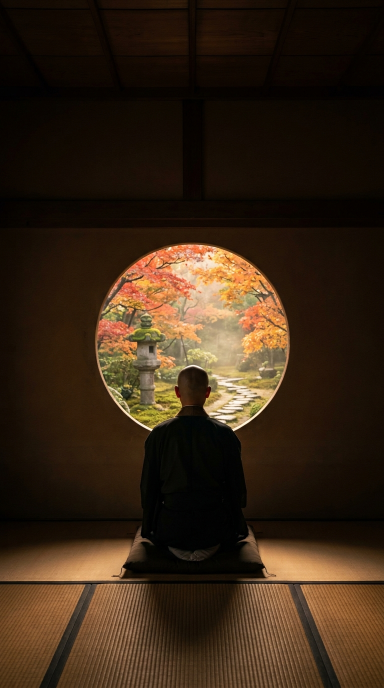
#> input picture stillwave/assets/shoshin-shorts-fr1.jpg, 768 x 1376 px, found by its file name (shown at 1/2 size)
$ python shoshin-short-build.py
#> lines starting #> are read from the running program, lines starting #| are printed output that depends on the picture; pictures that were not available may be replaced by others from this repository, and a replacement may not be noted
#!/usr/bin/env python3
"""SHOSHIN Short builder — 6 vertical shots, jitter-free Ken Burns (PIL float crop).

Shots (user-generated 9:16 stills):
  fr1 monk before the round autumn window (hook) · fr2 crimson maple (macro)
  fr3 round window + autumn garden · fr4 tokonoma maple branch (concept 初心)
  fr5 fallen leaves on moss · fr6 soft-focus autumn bokeh (wisdom)
"""
from PIL import Image
from pathlib import Path
import numpy as np

A = Path("/home/user/dan-documents/stillwave/assets")
SP = Path("/tmp/claude-0/-home-user-dan-documents/48780e4d-ee5f-5a8f-92df-523468e19c72/scratchpad")
OUTDIR = SP / "shframes"
W, H = 1080, 1920
FPS = 30
SHOT = 6.5
XF = 0.8

SHOTS = [
    ("shoshin-shorts-fr1.jpg", True),
    ("shoshin-shorts-fr2.jpg", False),
    ("shoshin-shorts-fr3.jpg", True),
    ("shoshin-shorts-fr4.jpg", False),
    ("shoshin-shorts-fr5.jpg", True),
    ("shoshin-shorts-fr6.jpg", False),
]
ZOOM = 0.10

# step = 5.7, total = 5.7*5 + 6.5 = 35.0s
OVERLAYS = [
    ("shov_hook.png", 3.0, 8.4),        # shot 1
    ("shov_concept.png", 18.0, 23.0),   # shot 4 (starts 17.1)
    ("shov_wisdom.png", 29.6, 34.0),    # shot 6 (starts 28.5)
]
FADE = 0.9
END_FADE = 1.0


def load_cover(p):
    im = Image.open(p).convert("RGB")
#> im is the input picture: PIL image 768x1376 RGB; mean R, G, B 55.3, 37.9, 21.5
    tw = im.height * W / H
#> tw = 774
    if im.width > tw:
        x = (im.width - tw) / 2
        im = im.crop((int(x), 0, int(x + tw), im.height))
    else:
        th = im.width * H / W
#> th = 1365.3
        y = (im.height - th) / 2
#> y = 5.33
        im = im.crop((0, int(y), im.width, int(y + th)))
#> im: PIL image 768x1365 RGB
    return im


def kb_frame(src, prog, zoom_in):
    z = (1.0 + ZOOM * prog) if zoom_in else (1.0 + ZOOM * (1.0 - prog))
    cw, ch = src.width / z, src.height / z
    x0, y0 = (src.width - cw) / 2.0, (src.height - ch) / 2.0
    return src.resize((W, H), Image.LANCZOS, box=(x0, y0, x0 + cw, y0 + ch))


def main():
    OUTDIR.mkdir(parents=True, exist_ok=True)
    for old in OUTDIR.glob("*.jpg"):
        old.unlink()
    srcs = [load_cover(A / f) for f, _ in SHOTS]
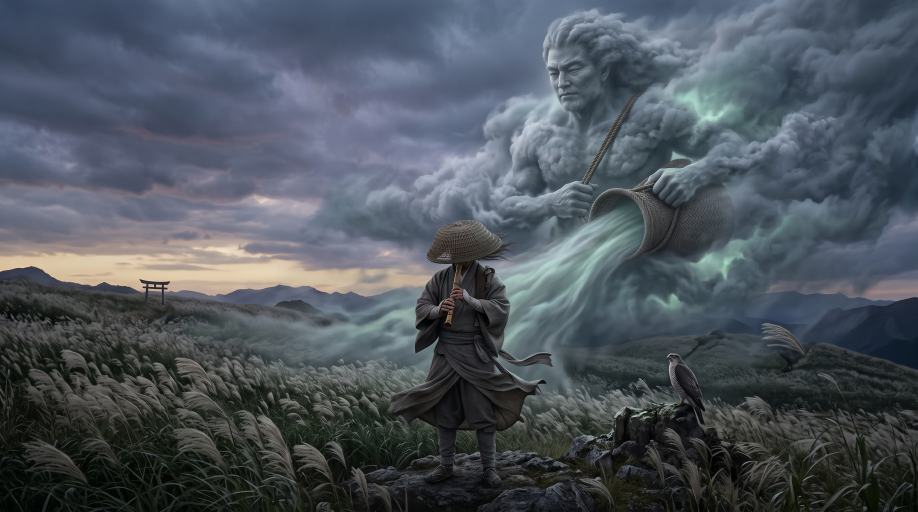
#> input picture stillwave/assets/fujin-1h-source.jpg, 2752 x 1536 px, given in place of shoshin-shorts-fr2.jpg, which was not available (shown at 1/3 size)
#> in load_cover, im is the input picture: PIL image 2752x1536 RGB; mean R, G, B 77.8, 85.2, 93.4
#> in load_cover (call 2), `im = im.crop((int(x), 0, int(x + tw), im.height))`:
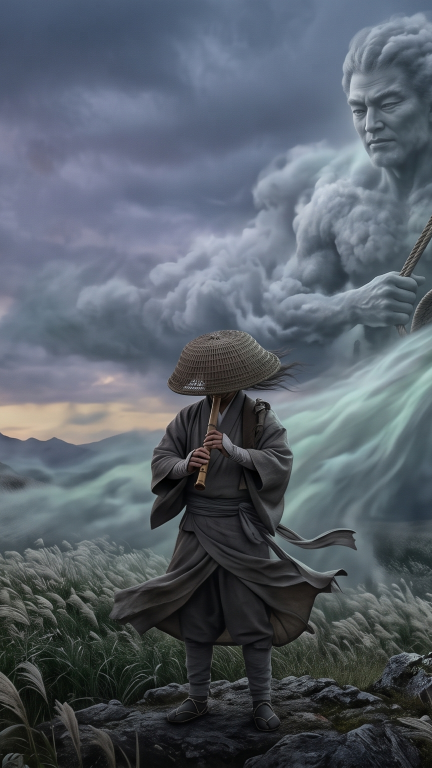
#> im: PIL image 864x1536 RGB (shown at 1/2 size); mean R, G, B 86.3, 94.6, 104.2
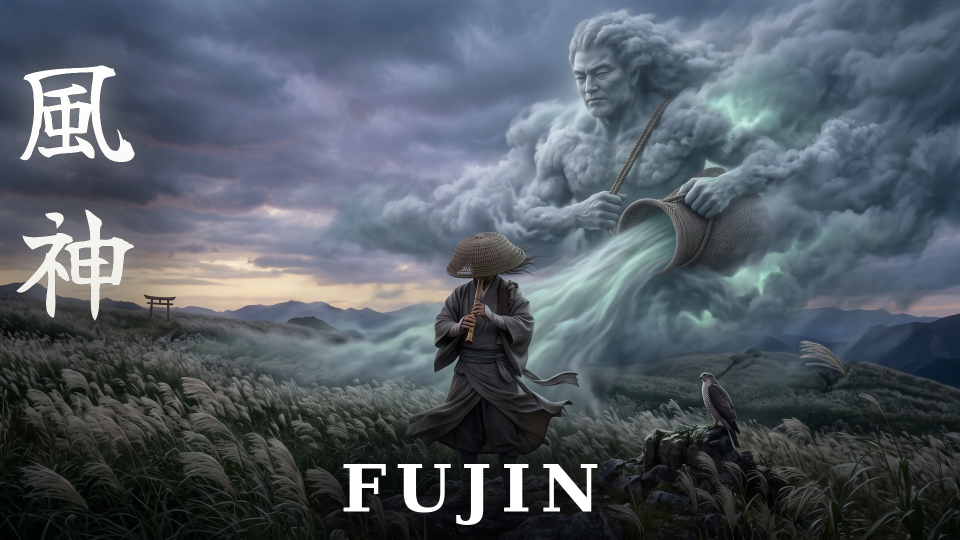
#> input picture stillwave/assets/fujin-1h-thumb.jpg, 1920 x 1080 px, given in place of shoshin-shorts-fr3.jpg, which was not available (shown at 1/2 size)
#> in load_cover, im is the input picture: PIL image 1920x1080 RGB; mean R, G, B 83, 91.5, 100.5
#> in load_cover (call 3), `im = im.crop((int(x), 0, int(x + tw), im.height))`:
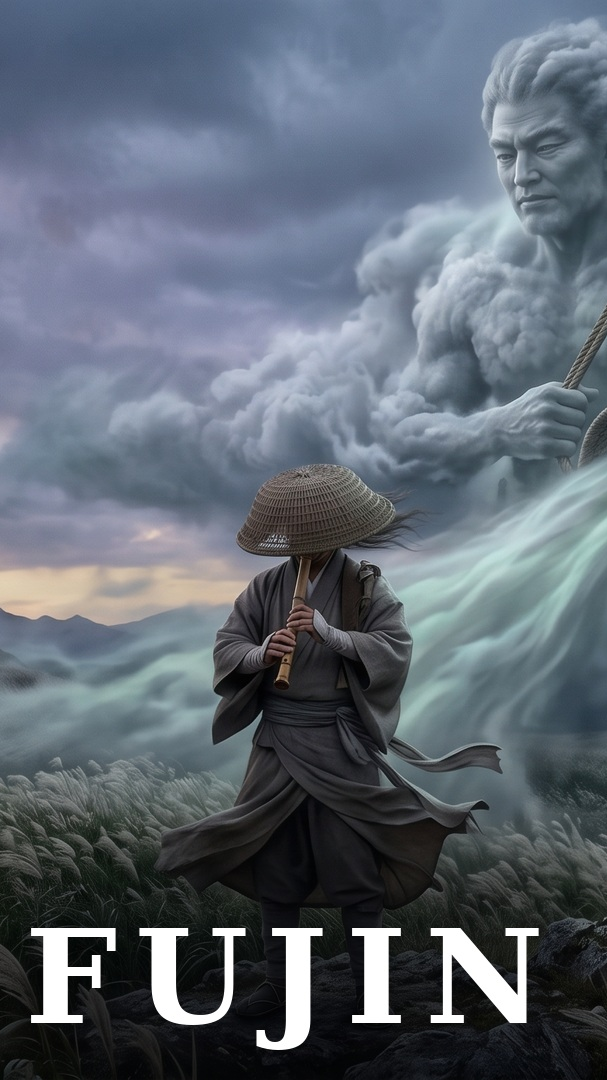
#> im: PIL image 607x1080 RGB; mean R, G, B 95.3, 104.5, 115.6
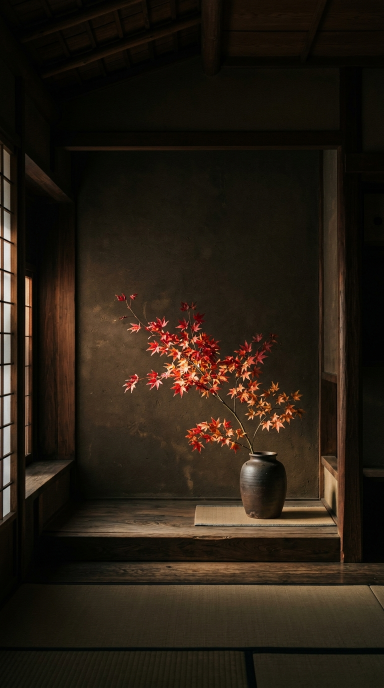
#> input picture stillwave/assets/shoshin-shorts-fr4.jpg, 768 x 1376 px, found by its file name (shown at 1/2 size)
#> in load_cover, im is the input picture: PIL image 768x1376 RGB; mean R, G, B 39.5, 30, 19.5
#> in load_cover (call 4), `im = im.crop((0, int(y), im.width, int(y + th)))`:
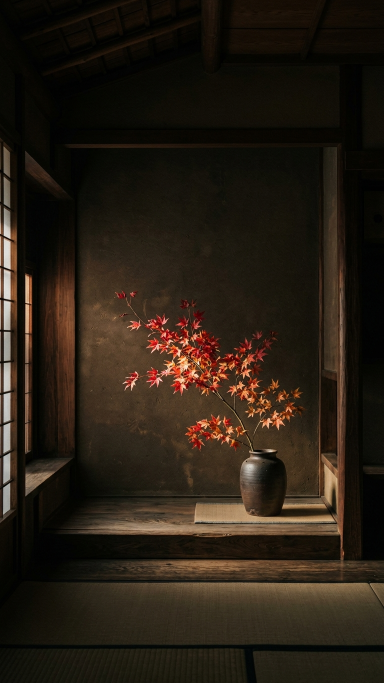
#> im: PIL image 768x1365 RGB (shown at 1/2 size); mean R, G, B 39.6, 30.1, 19.6
    n = len(SHOTS)
    step = SHOT - XF
    total = step * (n - 1) + SHOT
    nframes = int(round(total * FPS))
    ovs = [(Image.open(SP / p).convert("RGBA"), a, b) for p, a, b in OVERLAYS]
    print(f"total {total:.2f}s -> {nframes} frames")
    for i in range(nframes):
        t = i / FPS
        layers = []
        for s in range(n):
            s0 = s * step
            s1 = s0 + SHOT
            if s0 - 1e-6 <= t < s1:
                prog = (t - s0) / SHOT
                w = 1.0
                if s > 0 and t < s0 + XF:
                    w = (t - s0) / XF
                if s < n - 1 and t > s0 + step:
                    w = 1.0 - (t - (s0 + step)) / XF
                layers.append((s, prog, max(0.0, min(1.0, w))))
        if not layers:
            layers = [(n - 1, 1.0, 1.0)]
        if len(layers) == 1:
            s, prog, _ = layers[0]
            frame = kb_frame(srcs[s], prog, SHOTS[s][1])
        else:
            (sa, pa, wa), (sb, pb, wb) = layers[0], layers[1]
            Aa = np.asarray(kb_frame(srcs[sa], pa, SHOTS[sa][1]), dtype=np.float32)
            Bb = np.asarray(kb_frame(srcs[sb], pb, SHOTS[sb][1]), dtype=np.float32)
            f = wb / max(1e-6, wa + wb)
            frame = Image.fromarray(np.clip(Aa * (1 - f) + Bb * f, 0, 255).astype(np.uint8))
        for ov, a, b in ovs:
            if a - FADE <= t <= b + FADE:
                if t < a:
                    al = (t - (a - FADE)) / FADE
                elif t > b:
                    al = 1.0 - (t - b) / FADE
                else:
                    al = 1.0
                al = max(0.0, min(1.0, al))
                if al > 0.003:
                    layer = ov if al >= 0.999 else Image.fromarray(
                        np.dstack([np.asarray(ov)[:, :, :3],
                                   (np.asarray(ov)[:, :, 3] * al).astype(np.uint8)]))
                    frame = Image.alpha_composite(frame.convert("RGBA"), layer).convert("RGB")
        if t > total - END_FADE:
            k = 1.0 - (t - (total - END_FADE)) / END_FADE
            frame = Image.fromarray((np.asarray(frame, dtype=np.float32) * max(0.0, k)).astype(np.uint8))
        frame.save(OUTDIR / f"f_{i:05d}.jpg", quality=95)
    print("frames done:", len(list(OUTDIR.glob('*.jpg'))))


if __name__ == "__main__":
#> (the run stopped early here; a loop or call above may not have finished)
